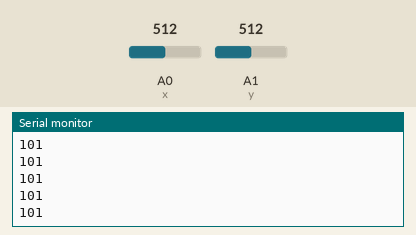
The sketch below on a simulated Arduino Uno, built with avr-gcc and run on an emulated ATmega328P. On the bench: the last lines printed to the serial monitor. The test bench sets the inputs (shaded band); at power-on: A0 (x) = 512, A1 (y) = 512.

Above: at 1.2 s.
1.3 s: A0 (x) set to 760
At 1.34 s:
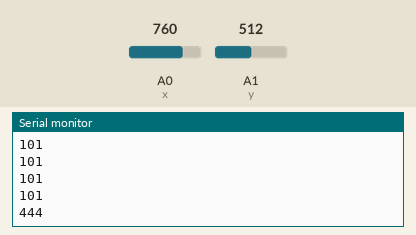
2.8 s: A1 (y) set to 240
At 2.81 s:
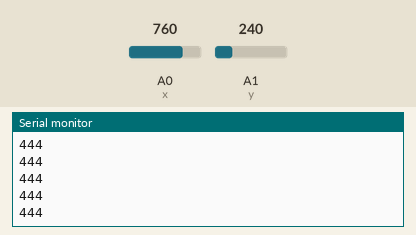
Timing chart, 0 to 5.8 s (numbered marks = the images above; inputs shaded):
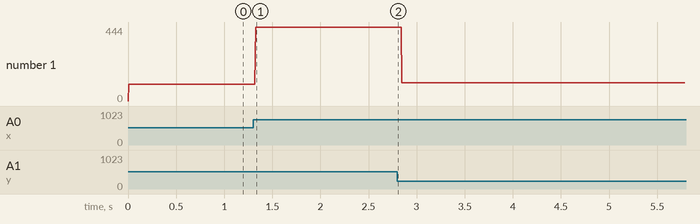

Measured:
- after the input at 1.3 s, the serial monitor: prints a new line at once (image 1)
- plotted number 1: 101 → 444 after the input at 1.3 s, 444 → 111 after the input at 2.8 s

The sketch:

ControlCenter.ino
```cpp
/////////NR2401
#include <SPI.h>
#include <Mirf.h>
#include <nRF24L01.h>
#include <MirfHardwareSpiDriver.h>

int value;

int x=A0,y=A1;
int valuex=0,valuey=0;

void setup()
{
  //SPI to NRF24L01
  Mirf.spi = &MirfHardwareSpi;
  Mirf.init();
  Mirf.setRADDR((byte *)"ABCDE"); //设置自己的地址（发送端地址），使用5个字符
  Mirf.payload = sizeof(value);
  Mirf.channel = 90;              //设置所用信道
  Mirf.config();
  Serial.begin(9600);
}

void loop()
{
  Mirf.setTADDR((byte *)"FGHIJ");           //set the address for receiving signal
  valuex=analogRead(x);
  valuey=analogRead(y);
  Serial.print(value);Serial.println("  ");
  if (valuey<250)
  {
    value=111;//forward
  }
  else if (valuex<250)
  {
    value=222;// turn left
  }
  else if(valuex>750)
  {
    value=444;//turn right
  }
  else
  {
    value=101;//stop
  }
 Serial.print(value);Serial.println("  ");
 /////////////////////////////////////////////////////////////////////
 //Serial.println(value);
  Mirf.send((byte *)&value);                //send the command
  while(Mirf.isSending()) delay(1);         //keep sending until success
  delay(50);
}
///////////////////////////////////////////////////////////////////////////////////
```
